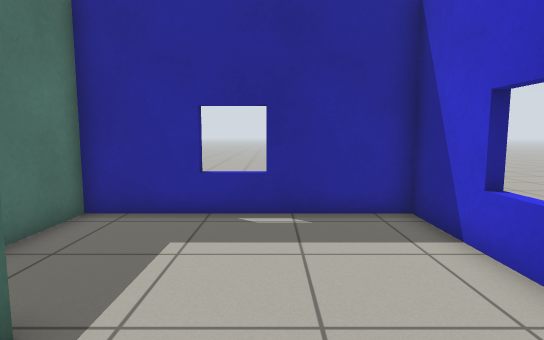
View 1 (above)

17 first-person views from a walk through a Gazebo world. The camera is 0.94 m above the floor, tilts 6° down and sees 80° across. The floor is counted in squares, 0.5 m on a side. Each view is taken from the middle of a square. On the plan, view 1 faces up. The plan holds only what a view shows up to about 17 squares ahead; the rest is blank.

View 2
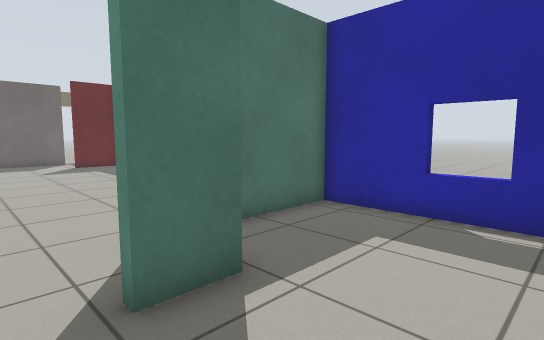

View 3
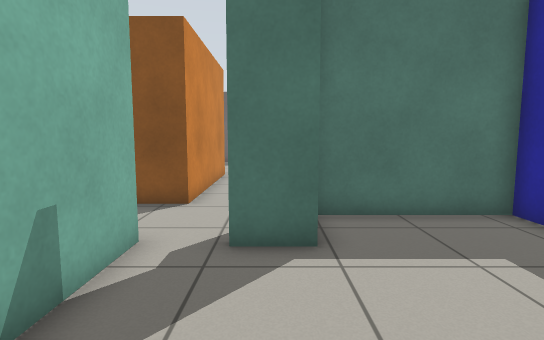

View 4
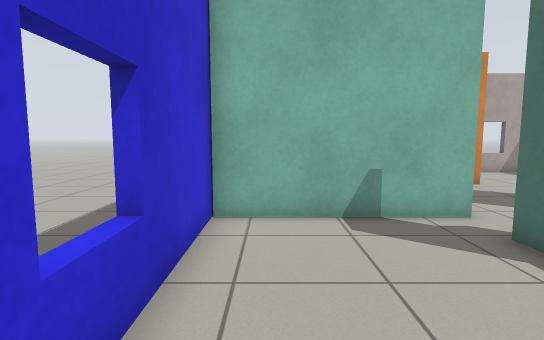

View 5
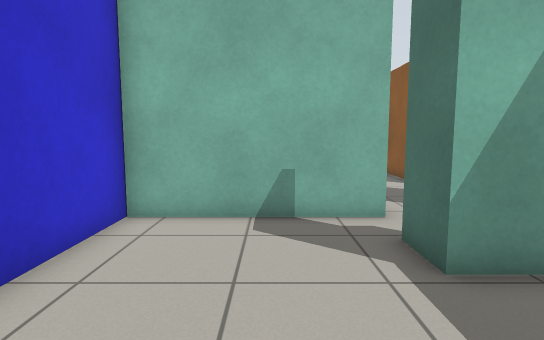

View 6
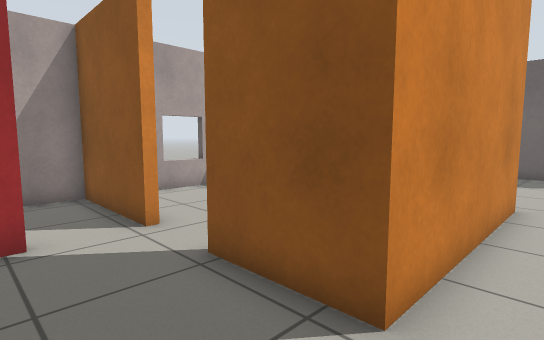

View 7
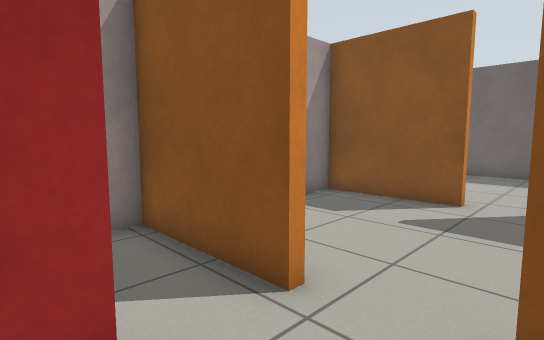

View 8
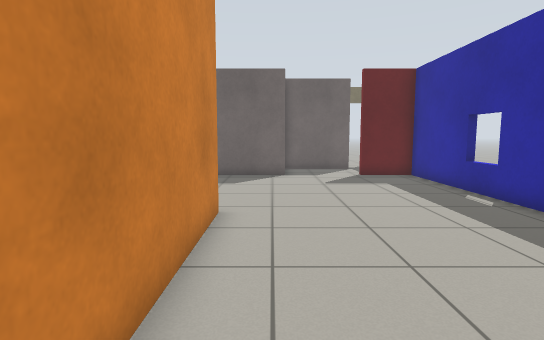

View 9
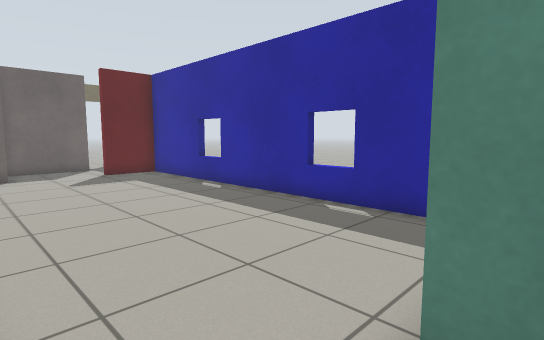

View 10
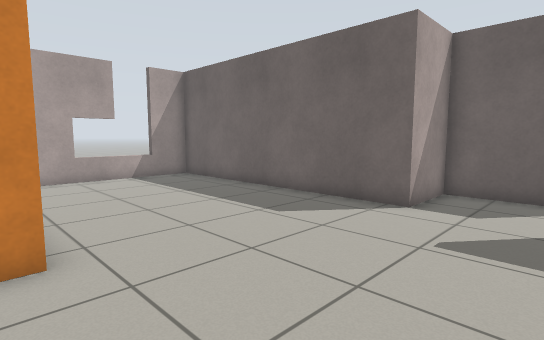

View 11
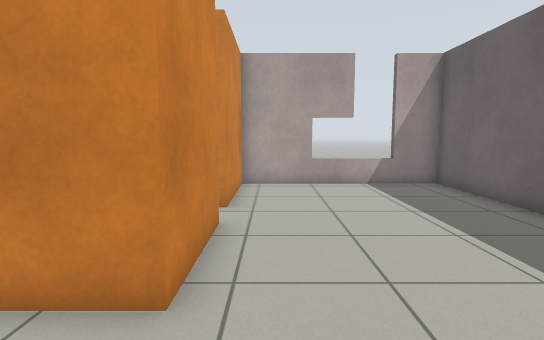

View 12
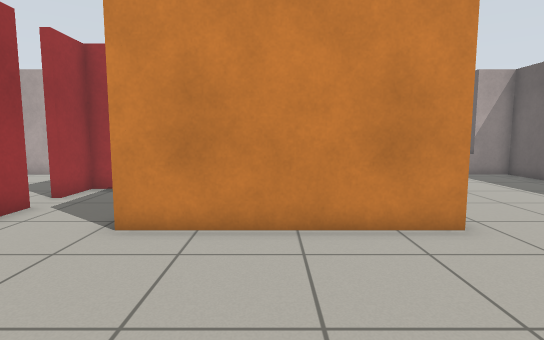

View 13
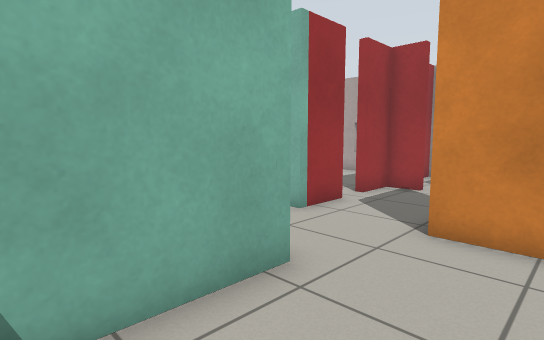

View 14
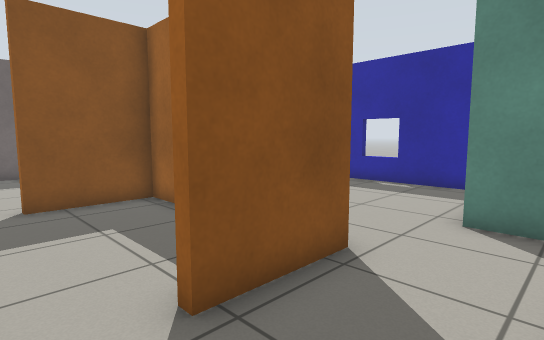

View 15
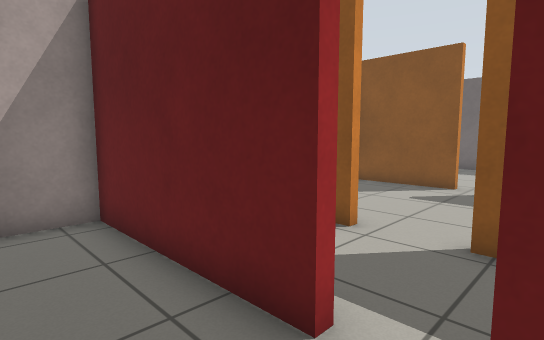

View 16
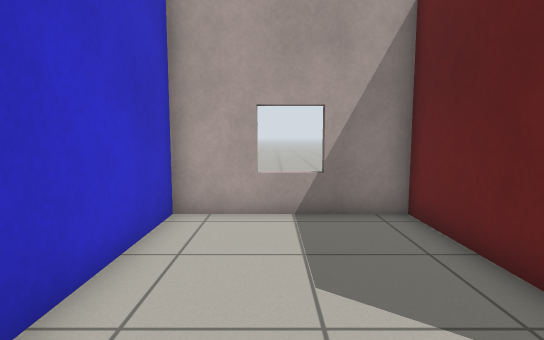

View 17
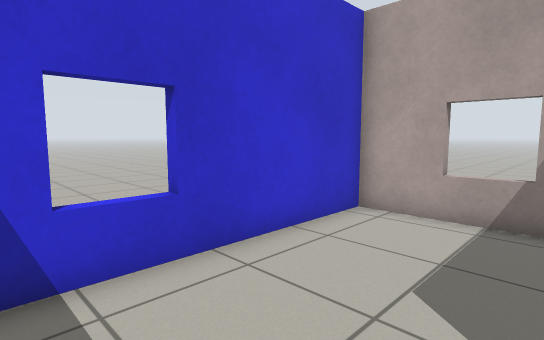

### Floor plan
Points are (right, up) in squares from view 1. A wall is a line through its corners. A room is listed if a view was taken in it or the views show most of it. See-through windows are left out.
Room 1 (views 1, 2, 3, 4, 5, 6, 9)
walls: (-3.7, 2.8) (-2.3, 2.8) (-2.3, 1.3) (-2.8, 1.3); (-2.6, -0.3) (3.4, -0.3); (3.4, -0.6) (3.4, 7.7) (-4.6, 7.7) (-4.6, 3)
ways out: opening at (-4, -1.5) to room 2; opening at (-3.5, 0.5) to room 3
Room 2 (views 7, 14)
walls: (-3.9, -5.4) (-2.6, -5.4) (-2.6, -3.6); (-5.9, -5.5) (-5.9, -9.7) (-4.2, -9.7); (-2.6, -2.5) (-2.6, -0.3); (-2.6, -9.7) (-2.6, -9); (-5.9, -0.3) (-5.9, -3.3) (-6.3, -3.3)
ways out: opening at (-4, -1.5) to room 1; opening at (-2, -3) to room 4; opening at (-6, -4.5) to room 5
Room 3 (views 8, 10, 11, 12, 13)
walls: (-12.9, -3.9) (-12.9, -0.3) (-5.9, -0.3); (-21.5, 1.6) (-20.5, 1.6) (-20.5, -9.7) (-12.9, -9.7) (-12.9, -5.4); (-6.1, 7.7) (-20.5, 7.7) (-20.5, 5.3) (-20.9, 5.3); (-3.5, 2.5) (-4.9, 2.5) (-4.9, 5.9)
ways out: opening at (-3.5, 0.5) to room 1; opening at (-13, -4.5) to room 5; opening at (-21, 3.5)
Room 4 (views 15, 16, 17)
walls: (-2.3, -3.6) (-2.3, -9.7) (3.4, -9.7) (3.4, -2.2)
ways out: opening at (-2, -3) to room 2
Room 5 (no view inside)
walls: (-12.5, -5.4) (-12.5, -9.7) (-8, -9.7); (-11.1, -0.6) (-12.5, -0.6) (-12.5, -3.9)
ways out: opening at (-6, -4.5) to room 2; opening at (-13, -4.5) to room 3

Where each view was taken, in squares from view 1:
view 1: 0 up, 0 right, facing up
view 2: 0 up, 1 right, facing up-left
view 3: 2 up, 3 right, facing left
view 4: 7 up, 2 right, facing down
view 5: 7 up, 0 right, facing down
view 6: 1 up, 3 left, facing down-left
view 7: 3 down, 3 left, facing down-left
view 8: 1 up, 5 left, facing left
view 9: 0 up, 4 left, facing up-left
view 10: 5 up, 12 left, facing down-left
view 11: 3 up, 14 left, facing down
view 12: 6 up, 9 left, facing down
view 13: 6 up, 8 left, facing down-right
view 14: 5 down, 3 left, facing up-left
view 15: 2 down, 0 right, facing down-left
view 16: 2 down, 1 right, facing down
view 17: 2 down, 1 left, facing down-right
